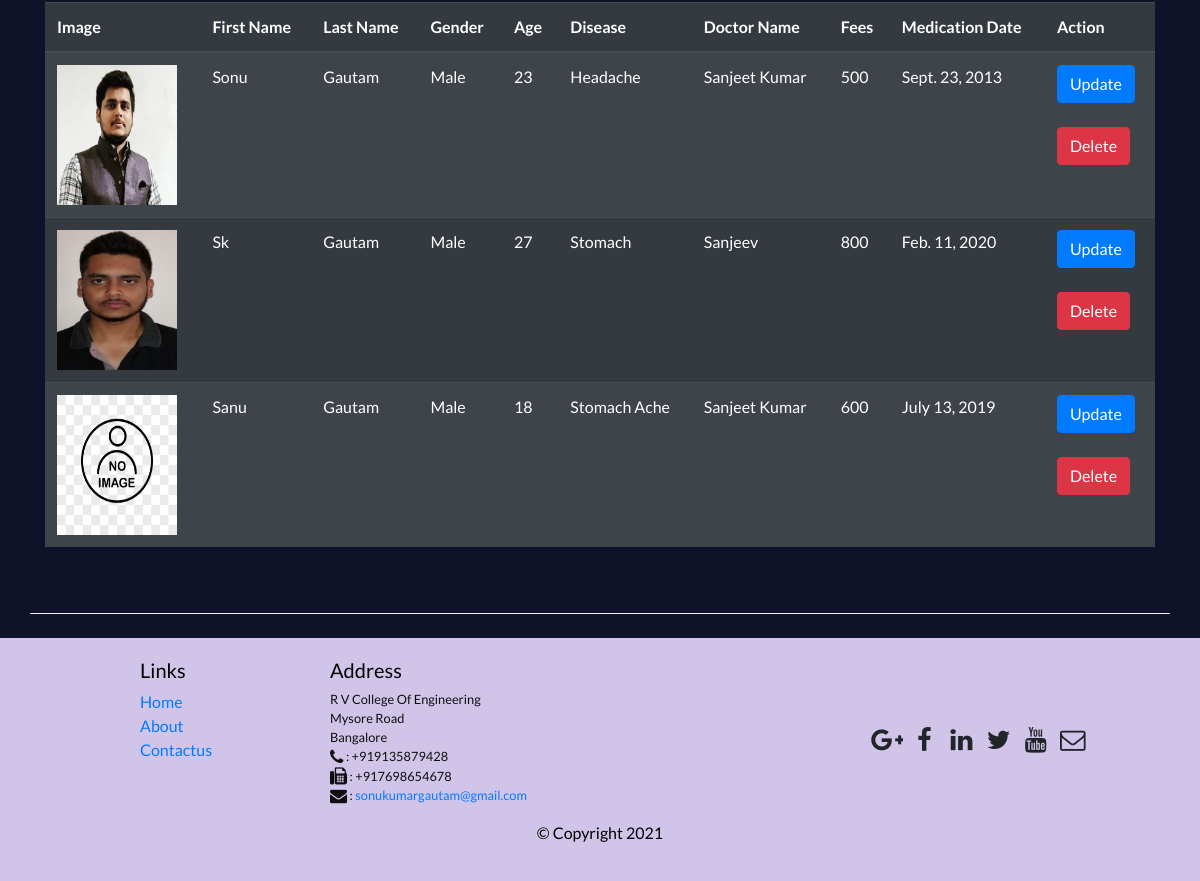
/ (lower part), run on an earlier commit of the app's database.
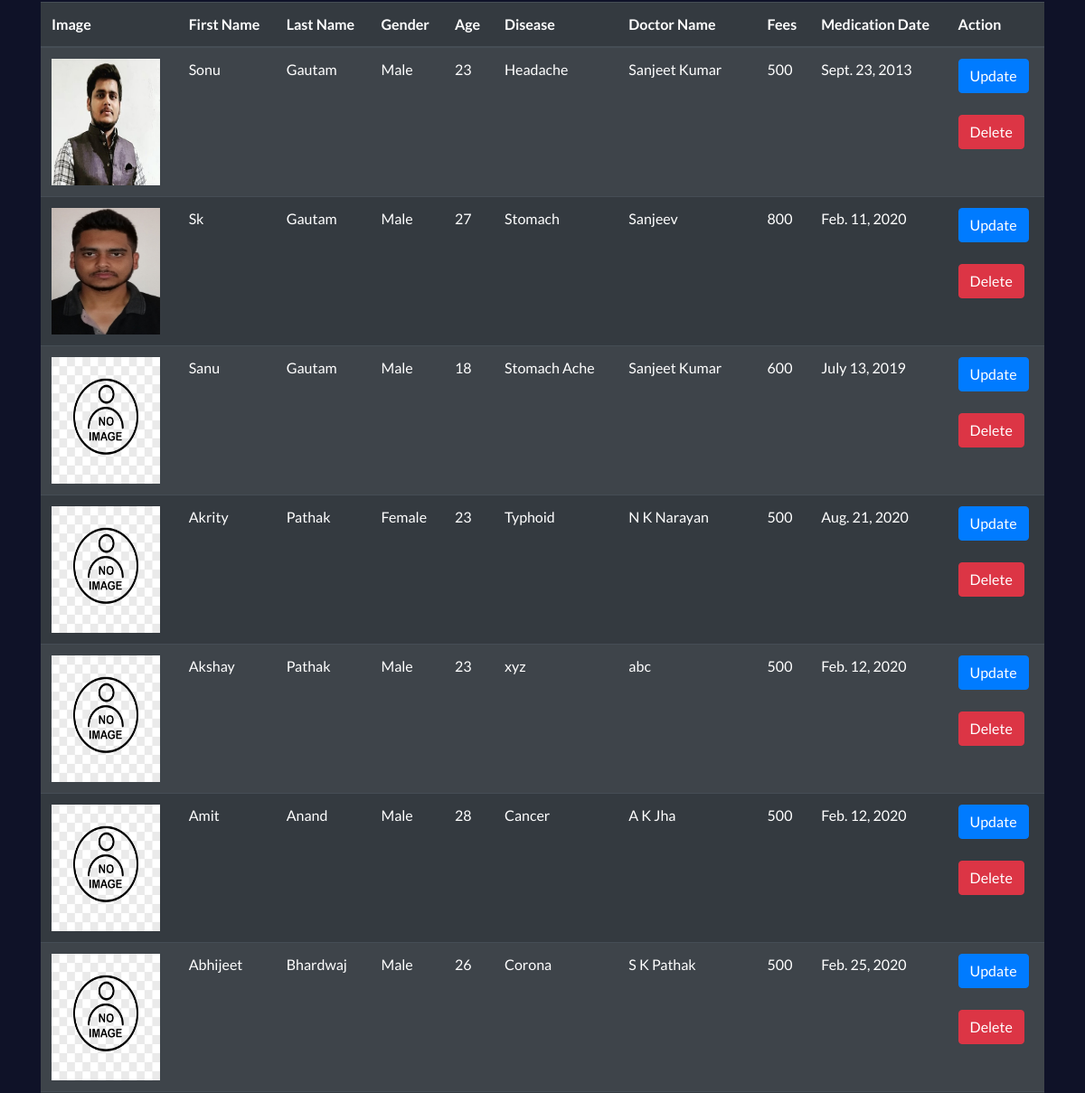
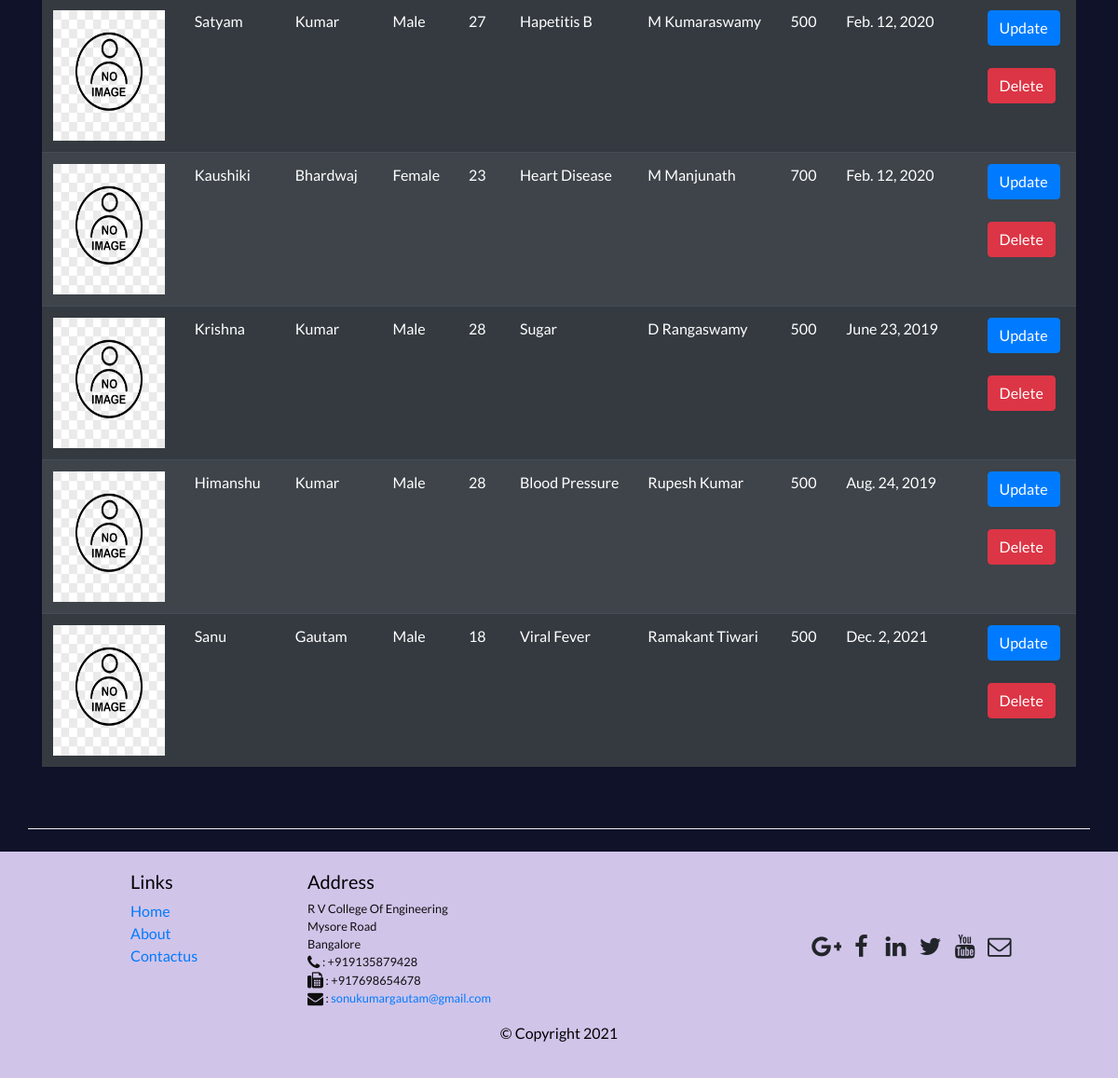
And on a later commit of the database (2 pictures, top to bottom).
### patientapp/models.py (models this page shows)
class Patient(models.Model):
    first_name=models.CharField(max_length=50)
    last_name=models.CharField(max_length=50)
    gender=models.CharField(max_length=60)
    age=models.IntegerField()
    disease=models.CharField(max_length=100)
    doctor_name=models.CharField(max_length=50)
    fees=models.IntegerField(default=500)
    medicationdate=models.DateField()
    profile_img=models.ImageField(upload_to="profileimg",default="profile_image.jpg",blank=True)

### patientapp/views.py (the view)
# urls.py: path('',views.home,name='home'),
def home(request):
    if request.method=="POST":
        pr=PatientRegister(request.POST,request.FILES)
        if pr.is_valid():
            pr.save()
            messages.success(request,"Information Saved Successfully!")
            return HttpResponseRedirect('/')
    else:
        pr=PatientRegister()
    pat=Patient.objects.all()
    return render(request,'index.html',{'form':pr,'pat':pat})

### patientapp/templates/index.html (shortened to what this page needs)
{% extends "base.html" %}
{% block content %}
<!DOCTYPE html>
<html>
    {% load static %}
    <head>
    <link rel="stylesheet" href="https://stackpath.bootstrapcdn.com/bootstrap/4.3.1/css/bootstrap.min.css">
    <link rel="stylesheet" href="https://cdn.datatables.net/1.10.19/css/dataTables.bootstrap4.min.css">
    <link rel="stylesheet" href="{% static 'css/index.css' %}">
    </head>
    <body class="body">
        <div class="container">
            <div class="row row-content">
                <div class="col-12 col-md-12">
                    {% if pat %}
                    <div class="table-responsive">
                    <table class="table table-dark table-hover table-striped mydatatable">
                        <thead>
                          <tr>
                            <th scope="col">Image</th>
                            <th scope="col">First Name</th>
                            <th scope="col">Last Name</th>
                            <th scope="col">Gender</th>
                            <th scope="col">Age</th>
                            <th scope="col">Disease</th>
                            <th scope="col">Doctor Name</th>
                            <th scope="col">Fees</th>
                            <th scope="col">Medication Date</th>
                            <th scope="col">Action</th>
                          </tr>
                        </thead>
                        <tbody>
                            {% for p in pat %}
                          <tr>
                            <th scope="row"><img src="{{p.profile_img.url}}" alt="patient img" width="120" height="140"></th>
                            <td>{{p.first_name}}</td>
                            <td>{{p.last_name}}</td>
                            <td>{{p.gender}}</td>
                            <td>{{p.age}}</td>
                            <td>{{p.disease}}</td>
                            <td>{{p.doctor_name}}</td>
                            <td>{{p.fees}}</td>
                            <td>{{p.medicationdate}}</td>
                            <td>
                                <a href="{% url 'updatedata' p.id %}" class="btn btn-primary">Update</a><br><br>
                                <form action="{% url 'deletedata' p.id %}" method="POST" enctype="multipart/form-data" >
                                    <input type="submit" class="btn btn-danger" value="Delete">
                                </form>
                            </td>
                          </tr>
                          {% endfor %}
                        </tbody>
                      </table>
                      </div>
                    {% else %}
                    <div class="col-12 col-md-5 offset-md-4">
                        <h3 class="alert alert-dark text-center p-3">No Record Found</h3>
                    </div>
                    {% endif %}
                </div>
            </div>
        </div>
    </body>
</html>
{% endblock content %}

### patientapp/templates/base.html (shortened to what this page needs)
<!DOCTYPE html>
<html lang="en">
{% load static %}
<head>
     <link rel="stylesheet" href="{% static 'css/bootstrap/dist/css/bootstrap.min.css' %}">
     <link rel="stylesheet" href="{% static 'css/font-awesome/css/font-awesome.min.css' %}">
     <link rel="stylesheet" type="text/css" href="{% static 'css/bootstrap-social/bootstrap-social.css' %}">
     <link rel="stylesheet" href="{% static 'css/styles.css' %}">
</head>
<body>
    {% block content %}{% endblock content %}
    <br>
     <footer class="footer">
        <div class="container">
            <div class="row">
                <div class="col-4 offset-1 col-sm-2">
                    <h5 style="color:black;">Links</h5>
                    <ul class="list-unstyled">
                        <li><a href="/">Home</a></li>
                        <li><a href="/aboutus">About</a></li>
                        <li><a href="/contactus">Contactus</a></li>
                    </ul>
                </div>
                <div class="col-7 col-sm-5">
                    <h5 style="color:black;">Address</h5>
                    <address class="address">
		              R V College Of Engineering<br>
		              Mysore Road<br>
	                    Bangalore<br>
		              <i class="fa fa-phone fa-lg"></i> : +919135879428<br>
		              <i class="fa fa-fax fa-lg"></i> : +917698654678<br>
		              <i class="fa fa-envelope fa-lg"></i> : <a href="mailto:sonukumargautamsignh@gmail.com">sonukumargautam@gmail.com</a>
		           </address>
                </div>
                <div class="col-12 col-sm-4 align-self-center">
                    <div class="text-center">
                        <a class="btn btn-social-icon btn-google" href="http://google.com/+"><span class="fa fa-google-plus fa-lg"></span></a>
                        <a class="btn btn-social-icon btn-facebook" href="http://www.facebook.com/profile.php?id="><span class="fa fa-facebook fa-lg"></span></a>
                        <a class="btn btn-social-icon btn-linkedin" href="http://www.linkedin.com/in/"><span class="fa fa-linkedin fa-lg"></span></a>
                        <a class="btn btn-social-icon btn-twitter" href="http://twitter.com/"><span class="fa fa-twitter fa-lg"></span></a>
                        <a class="btn btn-social-icon btn-youtube" href="http://youtube.com/"><span class="fa fa-youtube fa-lg"></span></a>
                        <a class="btn btn-social-icon" href="mailto:#"><span class="fa fa-envelope-o fa-lg"></span></a>
                    </div>
                </div>
           </div>
           <div class="row justify-content-center">
                <div class="col-auto">
                    <p style="color:black;">© Copyright 2021</p>
                </div>
           </div>
        </div>
    </footer>
</body>
</html>

### patientapp/static/css/styles.css (style rules this page uses)
.row-content { margin: 0px auto; padding: 50px 0px; border-bottom: 1px ridge; min-height: 400px; }
.footer { background-color: #D1C4E9; margin: 0px auto; padding: 20px 0px; }
address { font-size: 80%; margin: 0px; color: #0f0f0f; }
body { padding: 50px 0px 0px 0px; z-index: 0; }

### patientapp/static/css/index.css (style rules this page uses)
.body { background: #0f1228; overflow-x: hidden; color: #e7e9f0; font-family: 'Lato', sans-serif; }

What changed in the data, as far as the page shows it:
added Patient: profile_img (picture), first_name "Akrity", last_name "Pathak", gender "Female", age "23", disease "Typhoid", doctor_name "N K Narayan", fees "500", medicationdate "Aug. 21, 2020"
added Patient: profile_img (picture), first_name "Akshay", last_name "Pathak", gender "Male", age "23", disease "xyz", doctor_name "abc", fees "500", medicationdate "Feb. 12, 2020"
added Patient: profile_img (picture), first_name "Amit", last_name "Anand", gender "Male", age "28", disease "Cancer", doctor_name "A K Jha", fees "500", medicationdate "Feb. 12, 2020"
added Patient: profile_img (picture), first_name "Abhijeet", last_name "Bhardwaj", gender "Male", age "26", disease "Corona", doctor_name "S K Pathak", fees "500", medicationdate "Feb. 25, 2020"
added Patient: profile_img (picture), first_name "Satyam", last_name "Kumar", gender "Male", age "27", disease "Hapetitis B", doctor_name "M Kumaraswamy", fees "500", medicationdate "Feb. 12, 2020"
added Patient: profile_img (picture), first_name "Kaushiki", last_name "Bhardwaj", gender "Female", age "23", disease "Heart Disease", doctor_name "M Manjunath", fees "700", medicationdate "Feb. 12, 2020"
added Patient: profile_img (picture), first_name "Krishna", last_name "Kumar", gender "Male", age "28", disease "Sugar", doctor_name "D Rangaswamy", fees "500", medicationdate "June 23, 2019"
added Patient: profile_img (picture), first_name "Himanshu", last_name "Kumar", gender "Male", age "28", disease "Blood Pressure", doctor_name "Rupesh Kumar", fees "500", medicationdate "Aug. 24, 2019"
added Patient: profile_img (picture), first_name "Sanu", last_name "Gautam", gender "Male", age "18", disease "Viral Fever", doctor_name "Ramakant Tiwari", fees "500", medicationdate "Dec. 2, 2021"
